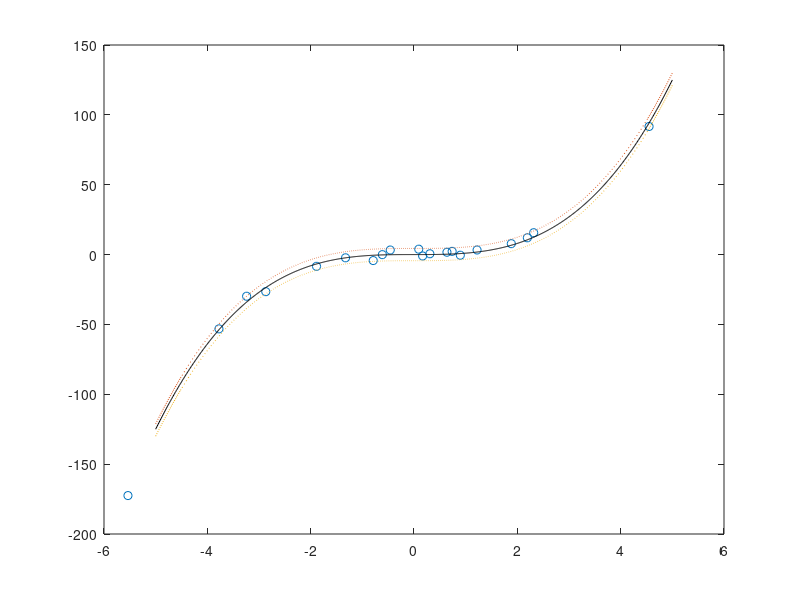

The MATLAB source for this figure:
% ---------------------------------------------
%
% Bayesian Linear regression example
% using varational Bayes
%
% Johan Dahlin (johan.dahlin@isy.liu.se)
% 2013-03-19
%
% ---------------------------------------------


% Variational inference on the Bayesian LS model
% Likelihood: prod_n N(t_n|w'Phi_n,Beta^{-1})
% Prior:      N(w|0,\alpha^{-1}I)
% Hyperprior: Gam(\alpha|a0,b0)

clear all;
% Parameters
Beta=5;		% Noise variance
N=1; M=1;	% Dimension of data and parameter vectors (must be 1)
Ndata=20;	% Number of data points

% Generate data
for nn=1:Ndata
   x(nn)=2*randn;
   y(nn)=x(nn).^3+sqrt(Beta)*randn;
end

% Priors
a0=1; b0=1;

% Build the regressor matrix-Phi
Phi=[x.^3]';
y=y';

% Initalise the parameters
aN(1)=a0;
bN(1)=b0;
SN(:,:,1)=inv(aN(1)/bN(:,:,1)*eye(N)+Beta*(Phi'*Phi));
mN(1,:)=Beta*SN(:,:,1)*Phi'*y;

% Estimate the parameters
for ii=2:10
    SN(:,:,ii)=inv(aN(ii-1)/bN(ii-1)*eye(N)+Beta*(Phi'*Phi));
    mN(ii,:)=Beta*SN(:,:,ii)*Phi'*y;
    aN(ii)=a0+M/2;
    bN(ii)=b0+(mN(ii,:)*mN(ii,:)'+SN(:,:,ii))/2;
end

% Predict values and estimate the covariance of the predictions
xx=-5:0.01:5;
for jj=1:length(xx); 
   yhat(jj)=mN(ii)*xx(jj).^3;
   Shat(jj)=Beta+xx(jj)'*SN(ii)*xx(jj);
   ylimUpp(jj)=yhat(jj)+1.96*sqrt(Shat(jj));
   ylimLow(jj)=yhat(jj)-1.96*sqrt(Shat(jj));
end

% Plot the results
x2=sort(x);
plot(x,y,'o',xx,ylimUpp,':',xx,ylimLow,':',xx,xx.^3,'k')
